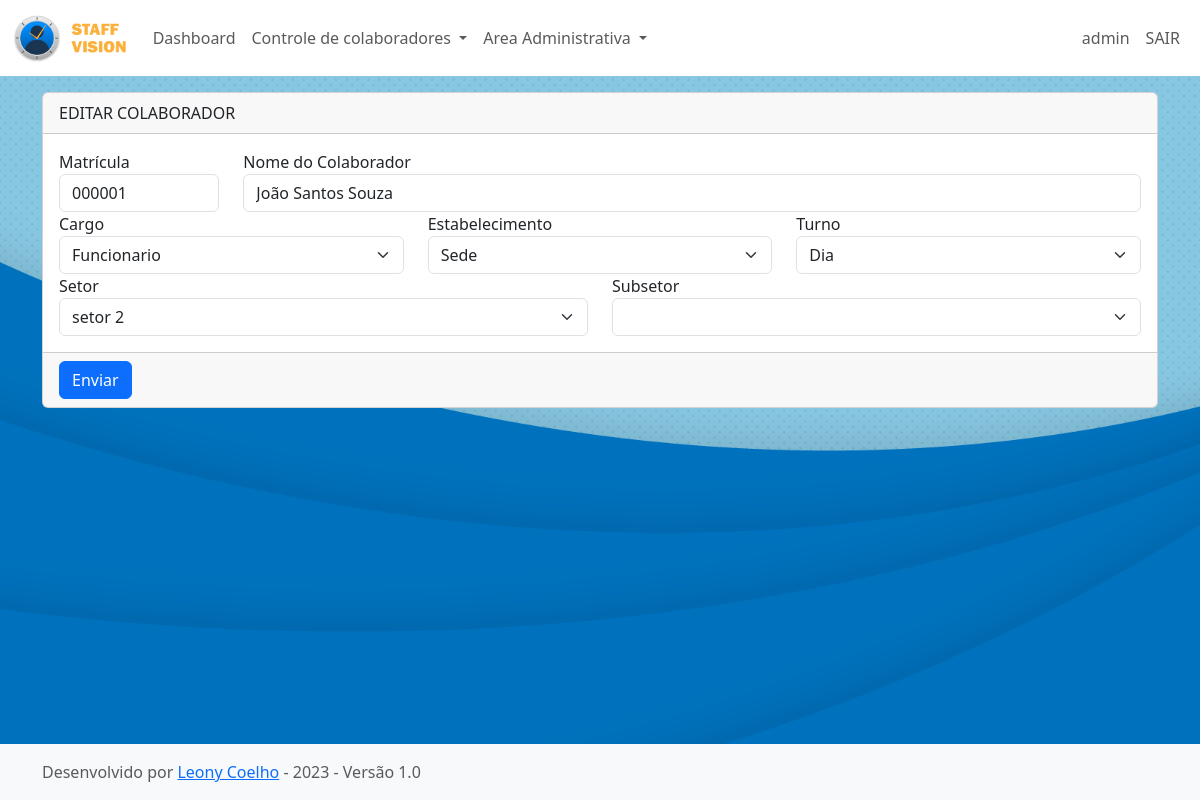
Page /edit_worker/5/ (signed in) on the earlier database version.
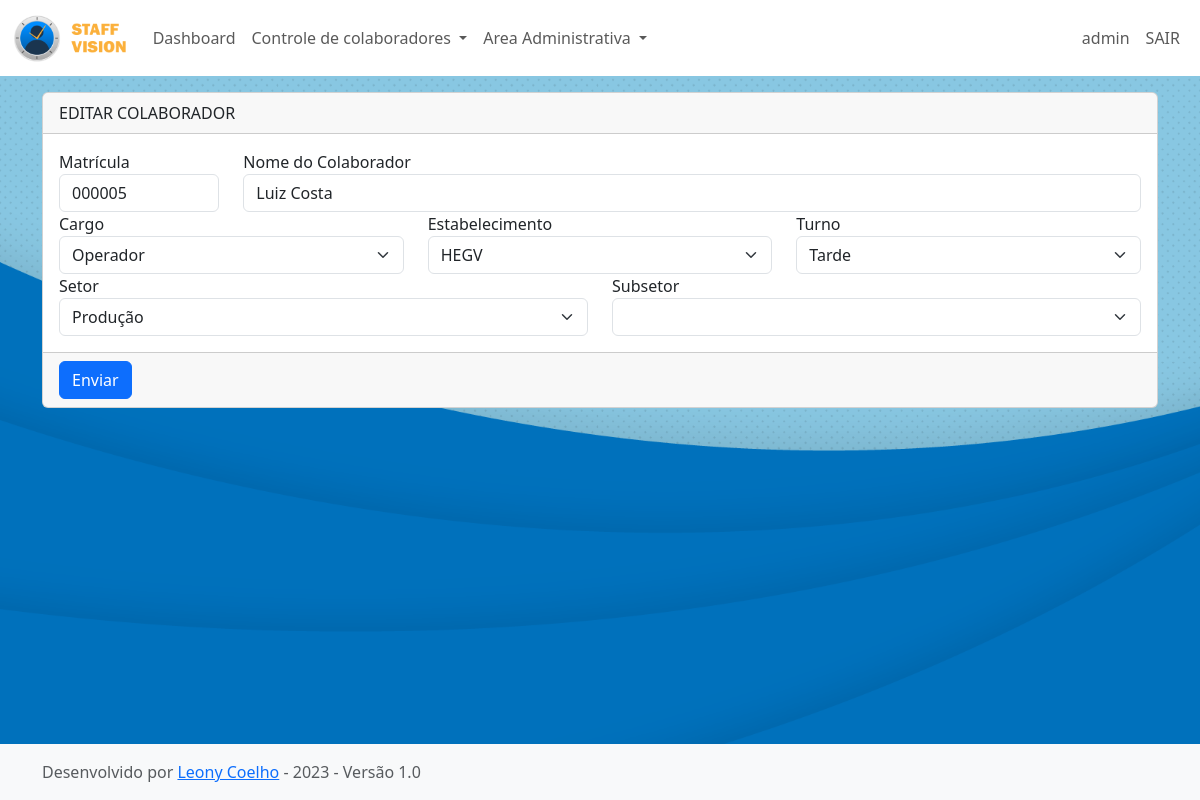
Same page on the later database version.
### app_staff_vision/models.py (models this page shows, shortened)
class Worker(models.Model):
    id_worker = models.AutoField(primary_key=True)
    number_w = models.IntegerField(default=0, null=True)
    name_w = models.CharField(max_length=124, null=True)
    position_w =  models.ManyToManyField(Position)
    establishment_w =  models.ManyToManyField(Establishment)
    shift_w =  models.ManyToManyField(Shift)
    sector_w = models.ManyToManyField(Sector)
    subSector_w = models.ManyToManyField(Sub_Sector)
    status_w =  models.ManyToManyField(Status, default="")
    observation_w = models.CharField(max_length=124, default="")

class Global_Settings(models.Model):
    establishment_title = models.CharField(max_length=50, default='Estabelecimento')
    sector_title = models.CharField(max_length=50, default='Setor')
    subSector_title = models.CharField(max_length=50, default='Subsetor')
    shift_title = models.CharField(max_length=50, default='Turno')
    position_title = models.CharField(max_length=50, default='Cargo')
    status_title = models.CharField(max_length=50, default='Status')
    theme = models.ManyToManyField(Theme)
    logo_image =  models.ImageField(upload_to='logos/uploaded_logo', null=True)
    bg_image =  models.ImageField(upload_to='bgs/uploaded_bgs', null=True)
    institution_name = models.CharField(max_length=60, default='Sua Empresa')

class Position(models.Model):
    position_name= models.CharField(max_length=50)

class Establishment(models.Model):
    establishment_name= models.CharField(max_length=50)

class Shift(models.Model):
    shift_name= models.CharField(max_length=50)

class Sector(models.Model):
    sector_name = models.CharField(max_length=50)

### app_staff_vision/views.py (the view, shortened to what this page needs)
# urls.py: path('edit_worker/<int:id_worker>/',views.edit_worker, name='edit_worker'),
@login_required(login_url="/login/")
def edit_worker(request, id_worker):
    worker = get_object_or_404(Worker, id_worker=id_worker)
    globalsettings = Global_Settings.objects.all().latest('id')
    position_list = Position.objects.all()
    establishment_list = Establishment.objects.all()
    shift_list = Shift.objects.all()
    sector_list = Sector.objects.all()
    subSector_list = Sub_Sector.objects.all()
    user = request.user
    context = {
        'globalsettings': globalsettings,
        'worker': worker,
        'position_list': position_list,
        'establishment_list': establishment_list,
        'shift_list': shift_list,
        'sector_list': sector_list,
        'subSector_list': subSector_list,
    }
    return render(request, 'edit_worker.html', context)

### app_staff_vision/templates/edit_worker.html (shortened to what this page needs)
{% extends 'base.html' %}
{% block conteudo %}
{% load static %}
<div class="container">
    <div class="card custom-card mb-3">
        <div class="card-header d-flex justify-content-between align-items-center">
            EDITAR COLABORADOR
        </div>
        <div class="card-body">
            <form action="{% url 'edit_worker' worker.id_worker %}" method="post">
                <div class="row">
                    <div class="col-2">
                        <label>Matrícula</label>
                        <input class="form-control customFormDeco" type="text" name="number" required pattern="[0-9]{6}" placeholder="Matricula" value="{% if worker.number_w %}{{ worker.number_w|stringformat:'06d' }}{% else %}000000{% endif %}" title="O numero da matrícula deve conter 6 digitos." oninput="this.value = this.value.replace(/[^0-9]/g, '')">
                    </div>
                <div class="col-10">
                    <label>Nome do Colaborador</label>
                    <input class="form-control" type="text" name="name" placeholder="Nome do Colaborador" value="{{ worker.name_w }}" autofocus  required>
                </div>
                <div class="col-4">
                    <label>{{ globalsettings.position_title }}</label>
                    <select class="form-select" name="position">
                        {% for position in position_list %}
                            <option {% if worker.position_w.all.exists and worker.position_w.first.position_name == position.position_name %} selected {% endif %}>{{ position.position_name }}</option>
                        {% endfor %}
                    </select>
                </div>
                <div class="col-4">
                    <label>{{ globalsettings.establishment_title }}</label>
                    <select class="form-select" name="establishment">
                        {% for establishment in establishment_list %}
                            <option {% if worker.establishment_w.all.exists and worker.establishment_w.first.establishment_name == establishment.establishment_name %} selected {% endif %}>{{ establishment.establishment_name }}</option>
                        {% endfor %}
                    </select>
                </div>
                <div class="col-4">
                    <label>{{ globalsettings.shift_title }}</label>
                    <select class="form-select" name="shift">
                        {% for shift in shift_list %}
                            <option {% if worker.shift_w.all.exists and worker.shift_w.first.shift_name == shift.shift_name %} selected {% endif %}>{{ shift.shift_name }}</option>
                        {% endfor %}
                    </select>
                </div>
                <div class="col-6">
                    <label>{{ globalsettings.sector_title }}</label>
                    <select class="form-select" name="sector">
                        {% for sector in sector_list %}
                            <option {% if worker.sector_w.all.exists and worker.sector_w.first.sector_name == sector.sector_name %} selected {% endif %}>{{ sector.sector_name }}</option>
                        {% endfor %}
                    </select>
                </div>
                <div class="col-6">
                    <label>{{ globalsettings.subSector_title }}</label>
                    <select class="form-select" name="subSector">
                    </select>
                </div>
                </div>
                </div>
                <div class="card-footer">
                    <button class=" btn btn-primary customBtn" type="submit">Enviar</button>
                </div>
    </div>
</div>
{% endblock %}

Differences in the rows shown:
changed Worker: number "000001" → "000005"; name "João Santos Souza" → "Luiz Costa"; position "Funcionario" → "Operador"; establishment "Sede" → "HEGV"; shift "Dia" → "Tarde"; sector "setor 2" → "Produção"
